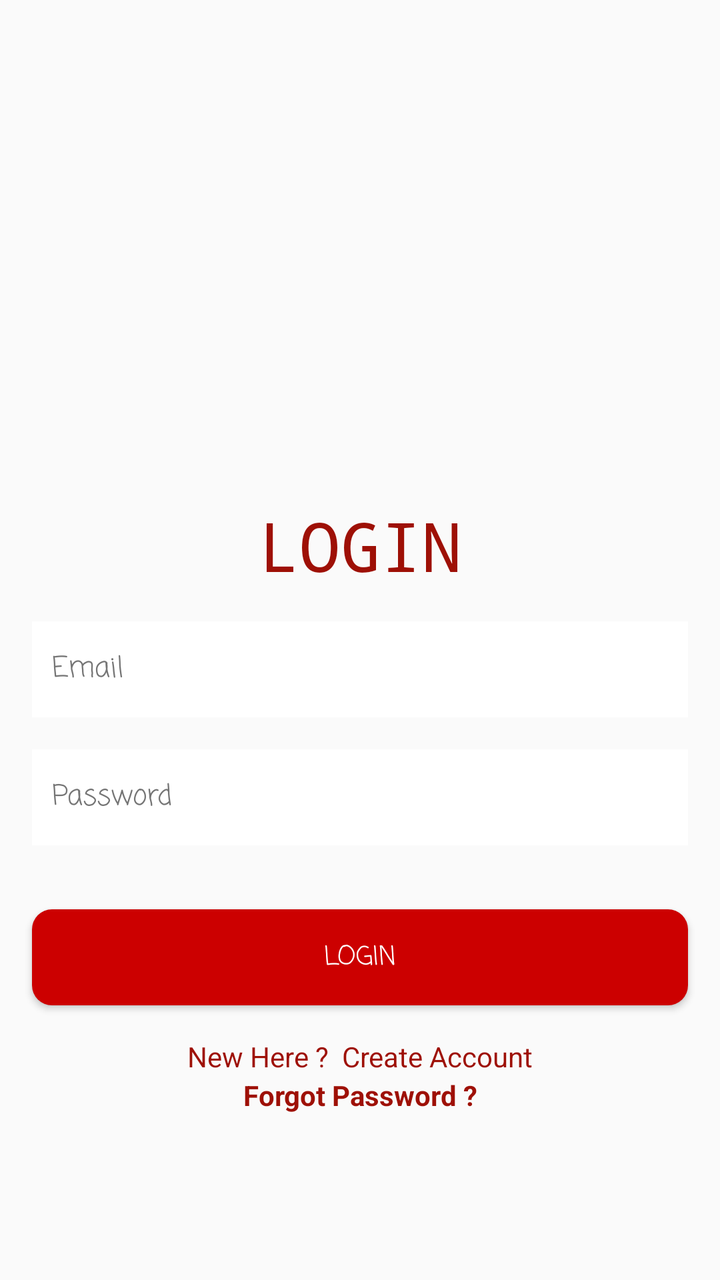
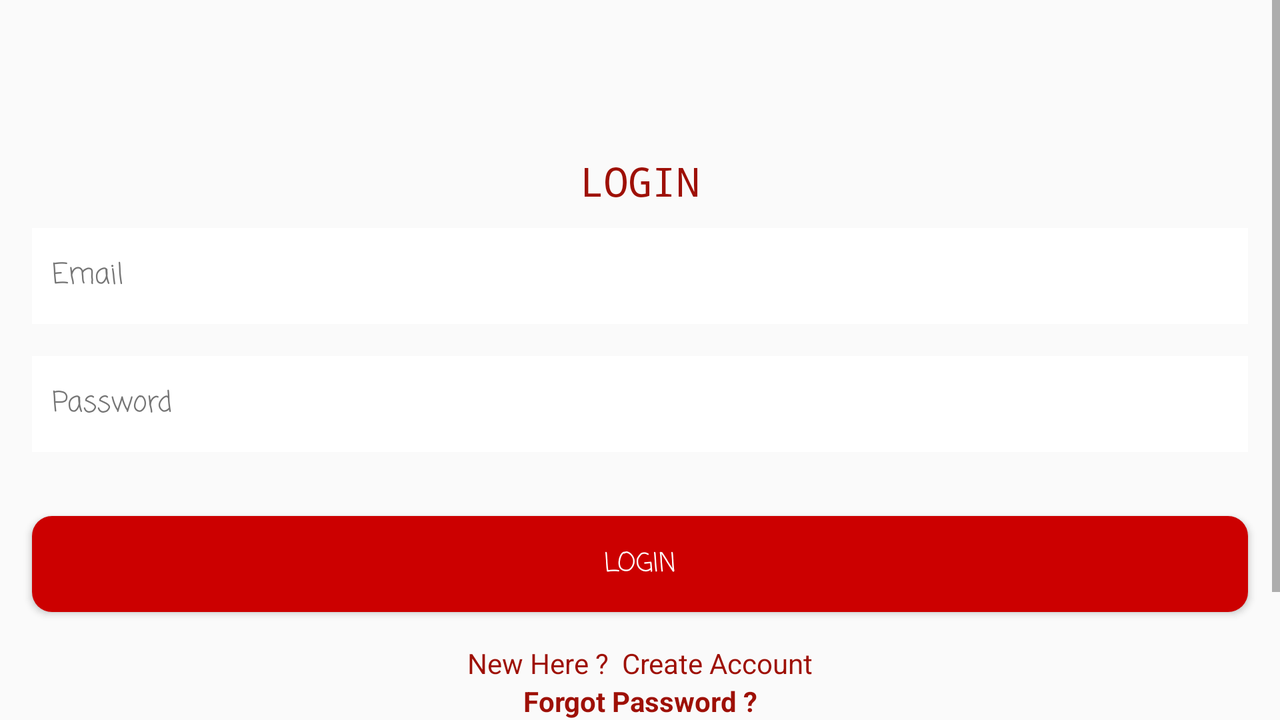

Two renders of one Android screen. The first uses the default layout on a phone; the second uses the alternative layout the repository ships for a different screen configuration, on a matching device. The two XML files are below.
<!-- AndroidManifest.xml: application theme AppTheme -->
<!-- res/layout/activity_login.xml -->
<?xml version="1.0" encoding="utf-8"?>
<androidx.constraintlayout.widget.ConstraintLayout xmlns:android="http://schemas.android.com/apk/res/android"
    xmlns:app="http://schemas.android.com/apk/res-auto"
    xmlns:tools="http://schemas.android.com/tools"
    android:layout_width="match_parent"
    android:layout_height="match_parent"
    android:background="@drawable/checked"
    tools:context=".Login">

    <ImageView
        android:id="@+id/imageView3"
        android:layout_width="154dp"
        android:layout_height="180dp"
        android:layout_marginTop="50dp"
        app:layout_constraintEnd_toEndOf="parent"
        app:layout_constraintStart_toStartOf="parent"
        app:layout_constraintTop_toTopOf="parent"
        app:srcCompat="@drawable/logo" />

    <TextView
        android:id="@+id/textView2"
        android:layout_width="wrap_content"
        android:layout_height="wrap_content"
        android:layout_marginTop="20dp"
        android:fontFamily="monospace"
        android:text="LOGIN"
        android:textColor="@color/colorPrimaryDark"
        android:textSize="34sp"
        app:layout_constraintEnd_toEndOf="parent"
        app:layout_constraintStart_toStartOf="parent"
        app:layout_constraintTop_toBottomOf="@+id/imageView3" />

    <EditText
        android:id="@+id/Email"
        android:layout_width="0dp"
        android:layout_height="wrap_content"
        android:layout_marginStart="16dp"
        android:layout_marginEnd="16dp"
        android:background="@color/colorPrimary"
        android:ems="10"
        android:fontFamily="casual"
        android:hint="Email"
        android:inputType="textEmailAddress"
        android:minHeight="48dp"
        android:padding="10dp"
        android:textColor="#FFFFFF"
        android:textColorHint="#757575"
        android:textSize="14sp"
        app:layout_constraintBottom_toBottomOf="parent"
        app:layout_constraintEnd_toEndOf="parent"
        app:layout_constraintHorizontal_bias="0.0"
        app:layout_constraintStart_toStartOf="parent"
        app:layout_constraintTop_toBottomOf="@+id/textView2"
        app:layout_constraintVertical_bias="0.052" />

    <EditText
        android:id="@+id/password"
        android:layout_width="0dp"
        android:layout_height="wrap_content"
        android:layout_marginStart="16dp"
        android:layout_marginTop="16dp"
        android:layout_marginEnd="16dp"
        android:background="@color/colorPrimary"
        android:ems="10"
        android:fontFamily="casual"
        android:hint="Password"
        android:inputType="textPassword"
        android:minHeight="48dp"
        android:padding="10dp"
        android:textColor="#FFFFFF"
        android:textColorHint="#757575"
        android:textSize="14sp"
        app:layout_constraintEnd_toEndOf="parent"
        app:layout_constraintStart_toStartOf="parent"
        app:layout_constraintTop_toBottomOf="@+id/Email" />

    <Button
        android:id="@+id/loginBtn"
        android:layout_width="0dp"
        android:layout_height="wrap_content"
        android:layout_marginStart="16dp"
        android:layout_marginTop="32dp"
        android:layout_marginEnd="16dp"
        android:background="@drawable/round_button"
        android:fontFamily="casual"
        android:text="Login"
        android:textColor="#FFFFFF"
        android:textSize="13sp"
        app:layout_constraintEnd_toEndOf="parent"
        app:layout_constraintStart_toStartOf="parent"
        app:layout_constraintTop_toBottomOf="@+id/password" />

    <TextView
        android:id="@+id/createText"
        android:layout_width="wrap_content"
        android:layout_height="wrap_content"
        android:layout_marginTop="16dp"
        android:text="New Here ?  Create Account"
        android:textColor="@color/colorPrimaryDark"
        app:layout_constraintEnd_toEndOf="parent"
        app:layout_constraintStart_toStartOf="parent"
        app:layout_constraintTop_toBottomOf="@+id/loginBtn" />

    <ProgressBar
        android:id="@+id/progressBar"
        style="?android:attr/progressBarStyle"
        android:layout_width="wrap_content"
        android:layout_height="wrap_content"
        android:visibility="invisible"
        app:layout_constraintBottom_toBottomOf="parent"
        app:layout_constraintEnd_toEndOf="parent"
        app:layout_constraintStart_toStartOf="parent"
        app:layout_constraintTop_toBottomOf="@+id/createText"
        app:layout_constraintVertical_bias="0.39" />

    <TextView
        android:id="@+id/forgotPassword"
        android:layout_width="wrap_content"
        android:layout_height="wrap_content"
        android:text="Forgot Password ?"
        android:textColor="@color/colorPrimaryDark"
        android:textStyle="bold"
        app:layout_constraintBottom_toTopOf="@+id/progressBar"
        app:layout_constraintEnd_toEndOf="parent"
        app:layout_constraintStart_toStartOf="parent"
        app:layout_constraintTop_toBottomOf="@+id/createText"
        app:layout_constraintVertical_bias="0.19999999" />

</androidx.constraintlayout.widget.ConstraintLayout>
<!-- resources referenced by this layout -->
<resources>
  <color name="colorPrimary">#FFFFFF</color>
  <color name="colorPrimaryDark">#9e1006</color>
  <!-- drawable round_button (drawable) -->
  <?xml version="1.0" encoding="utf-8"?>
  <shape xmlns:android="http://schemas.android.com/apk/res/android"
      android:shape="rectangle" android:padding="10dp">
      
      <solid android:color="@android:color/holo_red_dark"/>
      <corners android:radius="10dp"/>
  </shape>
  <style name="AppTheme" parent="Theme.AppCompat.Light.DarkActionBar">
          
          <item name="colorPrimary">@color/colorPrimary</item>
          <item name="colorPrimaryDark">@color/colorPrimaryDark</item>
          <item name="colorAccent">@color/colorAccent</item>
      </style>
  <color name="colorAccent">#000000</color>
</resources>
<!-- res/layout-land/activity_login.xml (the author's variant of the layout above) -->
<!-- drawn on the phone turned sideways -->
<?xml version="1.0" encoding="utf-8"?>
<ScrollView android:id="@+id/scrollView"
    android:layout_width="match_parent"
    android:layout_height="match_parent"
    android:fillViewport="true"
    xmlns:android="http://schemas.android.com/apk/res/android">

<androidx.constraintlayout.widget.ConstraintLayout xmlns:android="http://schemas.android.com/apk/res/android"
    xmlns:app="http://schemas.android.com/apk/res-auto"
    xmlns:tools="http://schemas.android.com/tools"
    android:layout_width="match_parent"
    android:layout_height="match_parent"
    android:background="@drawable/checked"
    tools:context=".Login">

    <ImageView
        android:id="@+id/imageView3"
        android:layout_width="45dp"
        android:layout_height="56dp"
        android:layout_marginTop="16dp"
        app:layout_constraintEnd_toEndOf="parent"
        app:layout_constraintStart_toStartOf="parent"
        app:layout_constraintTop_toTopOf="parent"
        app:srcCompat="@drawable/logo" />

    <TextView
        android:id="@+id/textView2"
        android:layout_width="85dp"
        android:layout_height="22dp"
        android:layout_marginTop="5dp"
        android:fontFamily="monospace"
        android:text="LOGIN"
        android:textAlignment="center"
        android:textColor="@color/colorPrimaryDark"
        android:textSize="20sp"
        app:layout_constraintEnd_toEndOf="parent"
        app:layout_constraintStart_toStartOf="parent"
        app:layout_constraintTop_toBottomOf="@+id/imageView3" />

    <EditText
        android:id="@+id/Email"
        android:layout_width="0dp"
        android:layout_height="wrap_content"
        android:layout_marginStart="16dp"
        android:layout_marginEnd="16dp"
        android:background="@color/colorPrimary"
        android:ems="10"
        android:fontFamily="casual"
        android:hint="Email"
        android:inputType="textEmailAddress"
        android:minHeight="48dp"
        android:padding="10dp"
        android:textColor="#000000"
        android:textColorHint="#757575"
        android:textSize="14sp"
        app:layout_constraintBottom_toBottomOf="parent"
        app:layout_constraintEnd_toEndOf="parent"
        app:layout_constraintHorizontal_bias="0.0"
        app:layout_constraintStart_toStartOf="parent"
        app:layout_constraintTop_toBottomOf="@+id/textView2"
        app:layout_constraintVertical_bias="0.052" />

    <EditText
        android:id="@+id/password"
        android:layout_width="0dp"
        android:layout_height="wrap_content"
        android:layout_marginStart="16dp"
        android:layout_marginTop="16dp"
        android:layout_marginEnd="16dp"
        android:background="@color/colorPrimary"
        android:ems="10"
        android:fontFamily="casual"
        android:hint="Password"
        android:inputType="textPassword"
        android:minHeight="48dp"
        android:padding="10dp"
        android:textColor="#000000"
        android:textColorHint="#757575"
        android:textSize="14sp"
        app:layout_constraintEnd_toEndOf="parent"
        app:layout_constraintStart_toStartOf="parent"
        app:layout_constraintTop_toBottomOf="@+id/Email" />

    <Button
        android:id="@+id/loginBtn"
        android:layout_width="0dp"
        android:layout_height="wrap_content"
        android:layout_marginStart="16dp"
        android:layout_marginTop="32dp"
        android:layout_marginEnd="16dp"
        android:background="@drawable/round_button"
        android:fontFamily="casual"
        android:text="Login"
        android:textColor="#FFFFFF"
        android:textSize="13sp"
        app:layout_constraintEnd_toEndOf="parent"
        app:layout_constraintStart_toStartOf="parent"
        app:layout_constraintTop_toBottomOf="@+id/password" />

    <TextView
        android:id="@+id/createText"
        android:layout_width="wrap_content"
        android:layout_height="wrap_content"
        android:layout_marginTop="16dp"
        android:text="New Here ?  Create Account"
        android:textColor="@color/colorPrimaryDark"
        app:layout_constraintEnd_toEndOf="parent"
        app:layout_constraintStart_toStartOf="parent"
        app:layout_constraintTop_toBottomOf="@+id/loginBtn" />

    <ProgressBar
        android:id="@+id/progressBar"
        style="?android:attr/progressBarStyle"
        android:layout_width="wrap_content"
        android:layout_height="wrap_content"
        android:visibility="invisible"
        app:layout_constraintBottom_toBottomOf="parent"
        app:layout_constraintEnd_toEndOf="parent"
        app:layout_constraintStart_toStartOf="parent"
        app:layout_constraintTop_toBottomOf="@+id/createText"
        app:layout_constraintVertical_bias="0.39" />

    <TextView
        android:id="@+id/forgotPassword"
        android:layout_width="wrap_content"
        android:layout_height="wrap_content"
        android:text="Forgot Password ?"
        android:textColor="@color/colorPrimaryDark"
        android:textStyle="bold"
        app:layout_constraintBottom_toTopOf="@+id/progressBar"
        app:layout_constraintEnd_toEndOf="parent"
        app:layout_constraintStart_toStartOf="parent"
        app:layout_constraintTop_toBottomOf="@+id/createText"
        app:layout_constraintVertical_bias="0.19999999" />

</androidx.constraintlayout.widget.ConstraintLayout>
</ScrollView>
